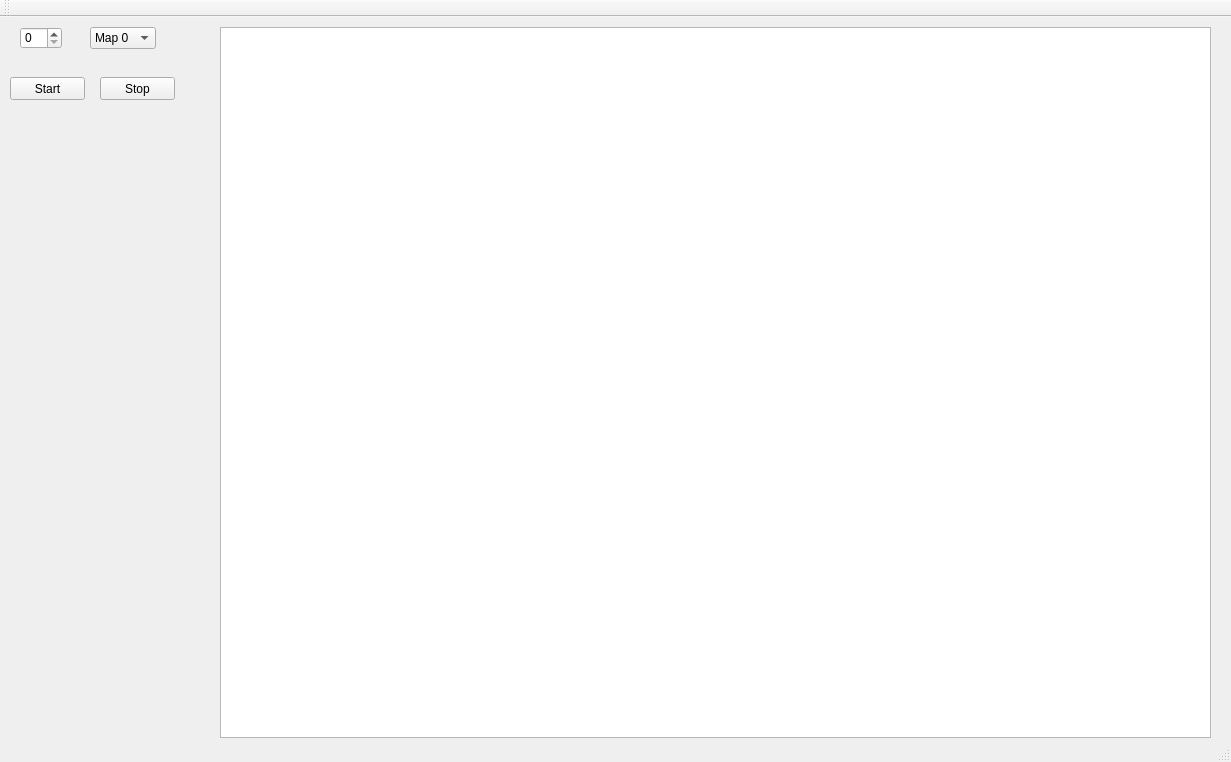
<?xml version="1.0" encoding="UTF-8"?>
<ui version="4.0">
 <class>MainWindow</class>
 <widget class="QMainWindow" name="MainWindow">
  <property name="geometry">
   <rect>
    <x>0</x>
    <y>0</y>
    <width>1231</width>
    <height>762</height>
   </rect>
  </property>
  <property name="windowTitle">
   <string>MainWindow</string>
  </property>
  <widget class="QWidget" name="centralWidget">
   <widget class="QPushButton" name="start">
    <property name="geometry">
     <rect>
      <x>10</x>
      <y>60</y>
      <width>75</width>
      <height>23</height>
     </rect>
    </property>
    <property name="text">
     <string>Start</string>
    </property>
   </widget>
   <widget class="QSpinBox" name="countUav">
    <property name="geometry">
     <rect>
      <x>20</x>
      <y>10</y>
      <width>42</width>
      <height>22</height>
     </rect>
    </property>
   </widget>
   <widget class="QComboBox" name="map">
    <property name="geometry">
     <rect>
      <x>90</x>
      <y>10</y>
      <width>66</width>
      <height>22</height>
     </rect>
    </property>
    <item>
     <property name="text">
      <string>Map 0</string>
     </property>
    </item>
    <item>
     <property name="text">
      <string>Map 1</string>
     </property>
    </item>
    <item>
     <property name="text">
      <string>Map 2</string>
     </property>
    </item>
    <item>
     <property name="text">
      <string>Map 3</string>
     </property>
    </item>
    <item>
     <property name="text">
      <string>Map 4</string>
     </property>
    </item>
    <item>
     <property name="text">
      <string>Map 5</string>
     </property>
    </item>
   </widget>
   <widget class="QPushButton" name="stop">
    <property name="geometry">
     <rect>
      <x>100</x>
      <y>60</y>
      <width>75</width>
      <height>23</height>
     </rect>
    </property>
    <property name="text">
     <string>Stop</string>
    </property>
   </widget>
   <widget class="QGraphicsView" name="graphicsView">
    <property name="geometry">
     <rect>
      <x>220</x>
      <y>10</y>
      <width>991</width>
      <height>711</height>
     </rect>
    </property>
   </widget>
  </widget>
  <widget class="QToolBar" name="mainToolBar">
   <attribute name="toolBarArea">
    <enum>TopToolBarArea</enum>
   </attribute>
   <attribute name="toolBarBreak">
    <bool>false</bool>
   </attribute>
  </widget>
  <widget class="QStatusBar" name="statusBar"/>
 </widget>
 <layoutdefault spacing="6" margin="11"/>
 <resources/>
 <connections/>
</ui>
